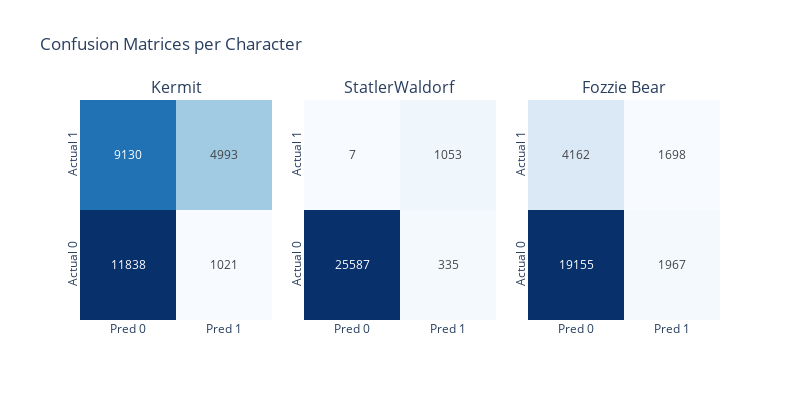
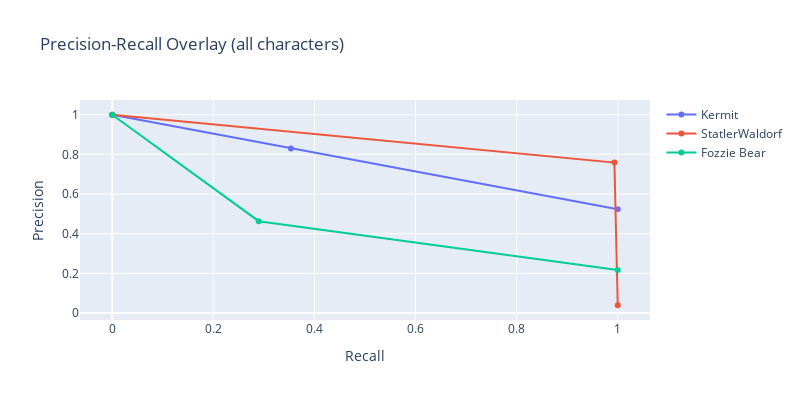
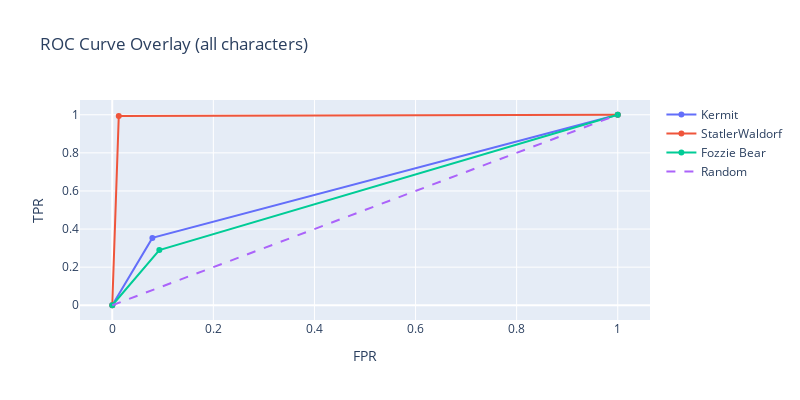

The notebook cell saved with these charts, in order:
### Markdown cell above
# Model training and Evaluation

### Code cell
X_test  = scaler.transform(X_test)
print(f"Training features: {col_names}")

y_test_df = test_df[SIM1_CHARACTER_LABEL_COLS].copy()

for character in SIM1_CHARACTER_LABEL_COLS:

    y_train = train_df[character].astype(int).values
    y_test  = test_df[character].astype(int).values

    knn = KNeighborsClassifier(
        n_neighbors=5,
        weights="distance" # -ve convolution
    )

    knn.fit(X_train, y_train)
    y_pred = knn.predict(X_test)
    print(f"\n > {character} Training Done")

    # store predictions
    y_test_df[f"{character}_present"] = y_pred

print("\n > Evaluation Rresults: ")
metrics = eval.evaluate_multiclass(
    y_true_df=y_test_df[SIM1_CHARACTER_LABEL_COLS],
    y_pred_df=y_test_df,
    characters=SIM1_CHARACTER_LABEL_COLS
)

### Figure 1 — Plotly figure (JSON) as saved in the notebook; plotly's stock layout.template omitted (floating-point values rounded to 4 significant figures)
{"data": [{"colorscale": [[0, "rgb(247,251,255)"], [0.125, "rgb(222,235,247)"], [0.25, "rgb(198,219,239)"], [0.375, "rgb(158,202,225)"], [0.5, "rgb(107,174,214)"], [0.625, "rgb(66,146,198)"], [0.75, "rgb(33,113,181)"], [0.875, "rgb(8,81,156)"], [1, "rgb(8,48,107)"]], "showscale": false, "text": [["11838", "1021"], ["9130", "4993"]], "texttemplate": "%{text}", "type": "heatmap", "x": ["Pred 0", "Pred 1"], "xaxis": "x", "y": ["Actual 0", "Actual 1"], "yaxis": "y", "z": [[11838, 1021], [9130, 4993]]}, {"colorscale": [[0, "rgb(247,251,255)"], [0.125, "rgb(222,235,247)"], [0.25, "rgb(198,219,239)"], [0.375, "rgb(158,202,225)"], [0.5, "rgb(107,174,214)"], [0.625, "rgb(66,146,198)"], [0.75, "rgb(33,113,181)"], [0.875, "rgb(8,81,156)"], [1, "rgb(8,48,107)"]], "showscale": false, "text": [["25587", "335"], ["7", "1053"]], "texttemplate": "%{text}", "type": "heatmap", "x": ["Pred 0", "Pred 1"], "xaxis": "x2", "y": ["Actual 0", "Actual 1"], "yaxis": "y2", "z": [[25587, 335], [7, 1053]]}, {"colorscale": [[0, "rgb(247,251,255)"], [0.125, "rgb(222,235,247)"], [0.25, "rgb(198,219,239)"], [0.375, "rgb(158,202,225)"], [0.5, "rgb(107,174,214)"], [0.625, "rgb(66,146,198)"], [0.75, "rgb(33,113,181)"], [0.875, "rgb(8,81,156)"], [1, "rgb(8,48,107)"]], "showscale": false, "text": [["19155", "1967"], ["4162", "1698"]], "texttemplate": "%{text}", "type": "heatmap", "x": ["Pred 0", "Pred 1"], "xaxis": "x3", "y": ["Actual 0", "Actual 1"], "yaxis": "y3", "z": [[19155, 1967], [4162, 1698]]}], "layout": {"annotations": [{"font": {"size": 16}, "showarrow": false, "text": "Kermit", "x": 0.15, "xanchor": "center", "xref": "paper", "y": 1, "yanchor": "bottom", "yref": "paper"}, {"font": {"size": 16}, "showarrow": false, "text": "StatlerWaldorf", "x": 0.5, "xanchor": "center", "xref": "paper", "y": 1, "yanchor": "bottom", "yref": "paper"}, {"font": {"size": 16}, "showarrow": false, "text": "Fozzie Bear", "x": 0.85, "xanchor": "center", "xref": "paper", "y": 1, "yanchor": "bottom", "yref": "paper"}], "height": 400, "showlegend": false, "title": {"text": "Confusion Matrices per Character"}, "width": 800, "xaxis": {"anchor": "y", "domain": [0, 0.3]}, "xaxis2": {"anchor": "y2", "domain": [0.35, 0.65]}, "xaxis3": {"anchor": "y3", "domain": [0.7, 1]}, "yaxis": {"anchor": "x", "domain": [0, 1], "tickangle": -90}, "yaxis2": {"anchor": "x2", "domain": [0, 1], "tickangle": -90}, "yaxis3": {"anchor": "x3", "domain": [0, 1], "tickangle": -90}}}

### Figure 2 — Plotly figure (JSON) as saved in the notebook; plotly's stock layout.template omitted (floating-point values rounded to 4 significant figures)
{"data": [{"mode": "lines+markers", "name": "Kermit", "type": "scatter", "x": [1.0, 0.3535, 0.0], "y": [0.5234, 0.8302, 1.0]}, {"mode": "lines+markers", "name": "StatlerWaldorf", "type": "scatter", "x": [1.0, 0.9934, 0.0], "y": [0.03929, 0.7586, 1.0]}, {"mode": "lines+markers", "name": "Fozzie Bear", "type": "scatter", "x": [1.0, 0.2898, 0.0], "y": [0.2172, 0.4633, 1.0]}], "layout": {"height": 400, "title": {"text": "Precision-Recall Overlay (all characters)"}, "width": 800, "xaxis": {"title": {"text": "Recall"}}, "yaxis": {"title": {"text": "Precision"}}}}

### Figure 3 — Plotly figure (JSON) as saved in the notebook; plotly's stock layout.template omitted (floating-point values rounded to 4 significant figures)
{"data": [{"mode": "lines+markers", "name": "Kermit", "type": "scatter", "x": [0.0, 0.0794, 1.0], "y": [0.0, 0.3535, 1.0]}, {"mode": "lines+markers", "name": "StatlerWaldorf", "type": "scatter", "x": [0.0, 0.01292, 1.0], "y": [0.0, 0.9934, 1.0]}, {"mode": "lines+markers", "name": "Fozzie Bear", "type": "scatter", "x": [0.0, 0.09313, 1.0], "y": [0.0, 0.2898, 1.0]}, {"line": {"dash": "dash"}, "mode": "lines", "name": "Random", "type": "scatter", "x": [0, 1], "y": [0, 1]}], "layout": {"height": 400, "title": {"text": "ROC Curve Overlay (all characters)"}, "width": 800, "xaxis": {"title": {"text": "FPR"}}, "yaxis": {"title": {"text": "TPR"}}}}
